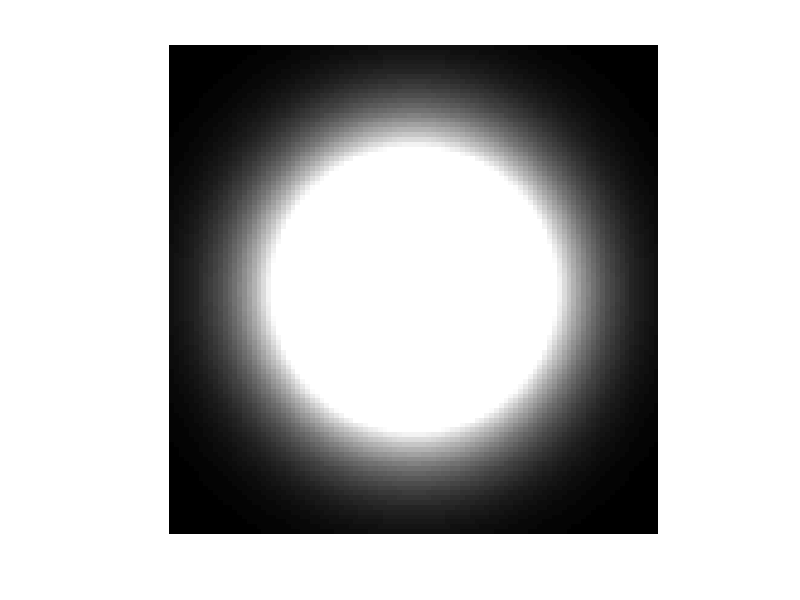

Recreate this plot in MATLAB.
function My_Gaussian %(n)

n = 101; % size of the nxn image of a Gaussian

Gaussian = zeros(n);  % define a n x n matrix of zeros

x = linspace(-2,2,n); % define the values for x and y axes

y = linspace(-2,2,n);

for j=1:n % columns

    for i=1:n % rows

        % as i and j range from 1 to n,

        % x(i) and y(j) will range from -2 to 2.

        % We can then do math on x(i) and y(j) for each pixel:

        Gaussian(i,j) = exp(-x(i).^2-y(j).^2);

    end

end  

figure(1)

clf

image((255*Gaussian)+1);

colormap(gray);

axis equal

axis off  

end

